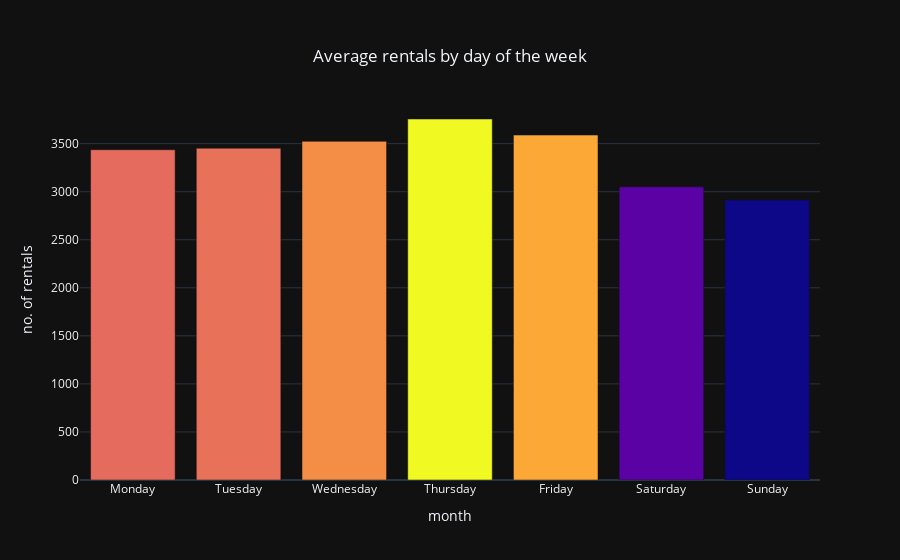

The cell this chart's notebook holds for it:
### Markdown cell above
## Average rentals by day of the week <a id="weekdayAvgPlot"></a>

### Code cell
iplot(weekdayAvgPlot)

### Figure 1 — Plotly figure (JSON) as saved in the notebook; plotly's stock layout.template omitted (floating-point values rounded to 4 significant figures)
{"data": [{"marker": {"autocolorscale": true, "color": [3589.0, 3437.0, 3051.0, 2914.0, 3756.0, 3453.0, 3524.0]}, "type": "bar", "x": ["Friday", "Monday", "Saturday", "Sunday", "Thursday", "Tuesday", "Wednesday"], "y": [3589.0, 3437.0, 3051.0, 2914.0, 3756.0, 3453.0, 3524.0]}], "layout": {"title": {"text": "Average rentals by day of the week", "x": 0.5, "xanchor": "center", "y": 0.9, "yanchor": "middle"}, "xaxis": {"categoryarray": ["Monday", "Tuesday", "Wednesday", "Thursday", "Friday", "Saturday", "Sunday"], "categoryorder": "array", "title": {"text": "month"}}, "yaxis": {"title": {"text": "no. of rentals"}}}}
